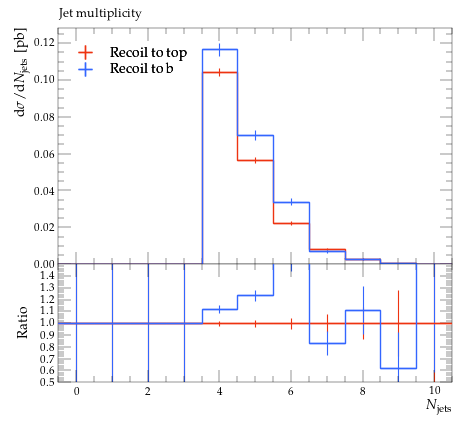

This chart was generated by the following Python code:
#! /usr/bin/env python

# This Python script was auto-generated using YODA v2.0.2.
# Analysis object: /MC_TTBAR/onelep_jet_mult
# Timestamp: 31-07-2026 (12:23:22)

import matplotlib as mpl
import matplotlib.pyplot as plt
mpl.use('Agg') # comment out for interactive use
import os
import numpy as np

plotDir = os.path.split(os.path.realpath(__file__))[0]
if 'YODA_USER_PLOT_PATH' in globals():
    plot_outdir = globals()['YODA_USER_PLOT_PATH']
else:
    plot_outdir = plotDir

#plot style
plt.style.use(os.path.join(plotDir, '../default.mplstyle'))
# plot metadata
figW, figH = plt.rcParams['figure.figsize']
ax_xLabel = r'$N_\mathrm{jets}$'
ax_yLabel = r'$\mathrm{d}\sigma/\mathrm{d}N_\mathrm{jets}$ [pb]'
ax_title  = r'Jet multiplicity'
ax_xScale = 'linear'
ax_yScale = 'linear'
xLims = (-0.5, 10.5)
yLims = (0.0, 0.12841884)

# TeX-friendly labels for the legend
labels = {
    'legend' : ([ r"Recoil to top", r"Recoil to b" ], r""),
}

# Adjust canvas width and height
canvasW = 10.0
canvasH = 9.0
figW *= canvasW/10.
figH *= canvasH/9.

# Create figure and axis objects
fig, (ax, ratio0_ax) = plt.subplots(2, 1, sharex=True,
                  figsize=(figW,figH), gridspec_kw={'height_ratios': (6.0, 3.0)})

# Set figure margins
plt.subplots_adjust(
    left   = 1.0 * plt.rcParams['figure.subplot.left'],
    right  = 1.0 * plt.rcParams['figure.subplot.right'],
    top    = 1.0 * plt.rcParams['figure.subplot.top'],
    bottom = 1.0 * plt.rcParams['figure.subplot.bottom'])

ratio0_ax.yaxis.set_major_locator(mpl.ticker.MultipleLocator(0.1))
ratio0_ax.set_ylim(0.5, 1.4999)
ratio0_ax.set_ylabel('Ratio')

# the numerical data is stored in a separate file
dataf = dict()
prefix = os.path.split(__file__)[0]
if prefix:    prefix = prefix + '/'
exec(open(prefix+'onelep_jet_mult__data.py').read(), dataf)


legend_handles = dict() # keep track of handles for the legend

# style options for curves
# starts at zorder>=5 to draw curve on top of legend
styles = {
  'recoil_t': {
    'color' : '#EE3311',
    'linestyle' : '-',
    'linewidth' : 1,
    'marker' : 'none',
    'markersize' : 2,
    'capsize' : 0.0,
    'zorder' : 5,
    'histstyle' : 1,
    'drawstyle' : 'steps-pre',
    'xerrorbars' : 1,
    'yerrorbars' : 1,
    'fillcolor' : None,
    'fillopacity' : 1.0,
    'ratio0_linestyle' : '-',
    'ratio0_linewidth' : 1,
    'ratio0_marker' : 'none',
    'ratio0_markersize' : 2,
    'ratio0_capsize' : 0.0,
    'ratio0_zorder' : 5,
    'ratio0_histstyle' : 1,
    'ratio0_drawstyle' : 'steps-pre',
    'ratio0_xerrorbars' : 1,
    'ratio0_yerrorbars' : 1,
  },
  'recoil_b': {
    'color' : '#3366FF',
    'linestyle' : '-',
    'linewidth' : 1,
    'marker' : 'none',
    'markersize' : 2,
    'capsize' : 0.0,
    'zorder' : 6,
    'histstyle' : 1,
    'drawstyle' : 'steps-pre',
    'xerrorbars' : 1,
    'yerrorbars' : 1,
    'fillcolor' : None,
    'fillopacity' : 1.0,
    'ratio0_linestyle' : '-',
    'ratio0_linewidth' : 1,
    'ratio0_marker' : 'none',
    'ratio0_markersize' : 2,
    'ratio0_capsize' : 0.0,
    'ratio0_zorder' : 6,
    'ratio0_histstyle' : 1,
    'ratio0_drawstyle' : 'steps-pre',
    'ratio0_xerrorbars' : 1,
    'ratio0_yerrorbars' : 1,
  },
}

# curve from input yoda files in main panel
for label, yvals in dataf['yvals'].items():
    if all(np.isnan(v) for v in dataf['yvals'][label]):
        continue
    tmp = None
    if styles[label]['histstyle']: # draw as histogram
        xpos = dataf['xedges'][label] if styles[label]['drawstyle'] else dataf['xpoints'][label]
        ypos = np.insert(yvals, 0, yvals[0]) if styles[label]['drawstyle'] else yvals
        if styles[label]['fillcolor']: # fill area below curve
            ax.fill_between(xpos, ypos, step='pre',
                            color=styles[label]['fillcolor'],
                            alpha=styles[label]['fillopacity'])
        tmp, = ax.plot(xpos, ypos,
                       color=styles[label]['color'],
                       linestyle=styles[label]['linestyle'],
                       linewidth=styles[label]['linewidth'],
                       drawstyle=styles[label]['drawstyle'], solid_joinstyle='miter',
                       zorder=styles[label]['zorder'], label=label)
    tmp = ax.errorbar(dataf['xpoints'][label], yvals,
                      xerr=np.array(dataf['xerrs'][label])*styles[label]['xerrorbars'],
                      yerr=np.array(dataf['yerrs'][label])*styles[label]['yerrorbars'],
                      fmt=styles[label]['marker'], capsize=styles[label]['capsize'],
                      markersize=styles[label]['markersize'],
                      ecolor=styles[label]['color'],
                      color=styles[label]['color'], zorder=styles[label]['zorder'])
    tmp[-1][0].set_linestyle(styles[label]['linestyle'])
    tmp[-1][0].set_linewidth(styles[label]['linewidth'])
    if label in dataf['add_legend_handle']:  legend_handles[label] = tmp
    for varLabel in dataf['variation_yvals'].keys():
        if varLabel.startswith(label):
            tmp, = ax.plot(dataf['xedges'][label], dataf['variation_yvals'][varLabel],
                           color=styles[label]['color'],
                           linestyle=styles[label]['linestyle'],
                           linewidth=styles[label]['linewidth'],
                           drawstyle='steps-pre', solid_joinstyle='miter',
                           zorder=styles[label]['zorder'], alpha=0.5)


# plots on ratio panel
# curve from input yoda files in ratio panel
for label, yvals in dataf['ratio0_yvals'].items():
    if all(np.isnan(v) for v in yvals):
        continue
    if styles[label]['ratio0_histstyle']: # plot as histogram
        xpos = dataf['xedges']['recoil_t'] if styles[label]['ratio0_drawstyle'] else dataf['xpoints']['recoil_t']
        ypos = np.insert(yvals, 0, yvals[0]) if styles[label]['ratio0_drawstyle'] else yvals
        ratio0_ax.plot(xpos, ypos,
                       color=styles[label]['color'],
                       linewidth=styles[label]['linewidth'],
                       linestyle=styles[label]['ratio0_linestyle'],
                       drawstyle=styles[label]['ratio0_drawstyle'], zorder=styles[label]['zorder'],
                       solid_joinstyle='miter')
    tmp = ratio0_ax.errorbar(dataf['xpoints']['recoil_t'], yvals,
                             xerr=np.array(dataf['ref_xerrs'])*styles[label]['ratio0_xerrorbars'],
                             yerr=np.array(dataf['ratio0_yerrs'][label])*styles[label]['ratio0_yerrorbars'],
                             fmt=styles[label]['ratio0_marker'], capsize=styles[label]['ratio0_capsize'],
                             markersize=styles[label]['ratio0_markersize'],
                             ecolor=styles[label]['color'],
                             color=styles[label]['color'])
    tmp[-1][0].set_linestyle(styles[label]['ratio0_linestyle'])
    tmp[-1][0].set_linewidth(styles[label]['ratio0_linewidth'])

    for varlabel in dataf['ratio0_variation_vals'].keys():
        if varlabel.startswith(label):
            ratio0_ax.plot(dataf['xedges']['recoil_t'],
                            dataf['ratio0_variation_vals'][varlabel],
                            color=styles[label]['color'],
                            linestyle=styles[label]['linestyle'],
                            linewidth=styles[label]['linewidth'],
                            drawstyle='steps-pre', solid_joinstyle='miter',
                            zorder=1, alpha=0.5)

legend_items = list(legend_handles.values())
ax.add_artist(ax.legend(legend_items,
                        labels['legend'][0],
                        title=labels['legend'][1],
                        alignment='left',
                        loc='upper left',
                        bbox_to_anchor=(0.0, 0.97)))

# set plot metadata as defined above
ratio0_ax.set_xlabel(ax_xLabel)
ratio0_ax.xaxis.set_label_coords(1., -0.15)
ax.set_ylabel(ax_yLabel, ha='right', va='top')
ax.yaxis.set_label_coords(-0.11, 1.0)
ax.set_title(ax_title, loc='left')
ax.set_xscale(ax_xScale)
ax.set_yscale(ax_yScale)
ax.set_xlim(xLims)
ax.set_ylim(yLims)

# tick formatting
plt.rcParams['xtick.top'] = True
plt.rcParams['ytick.right'] = True
fig.align_ylabels((ax, ratio0_ax))
plt.savefig(os.path.join(plot_outdir, 'onelep_jet_mult.pdf'), format='PDF')
plt.savefig(os.path.join(plot_outdir, 'onelep_jet_mult.png'), format='PNG')

plt.close(fig)
